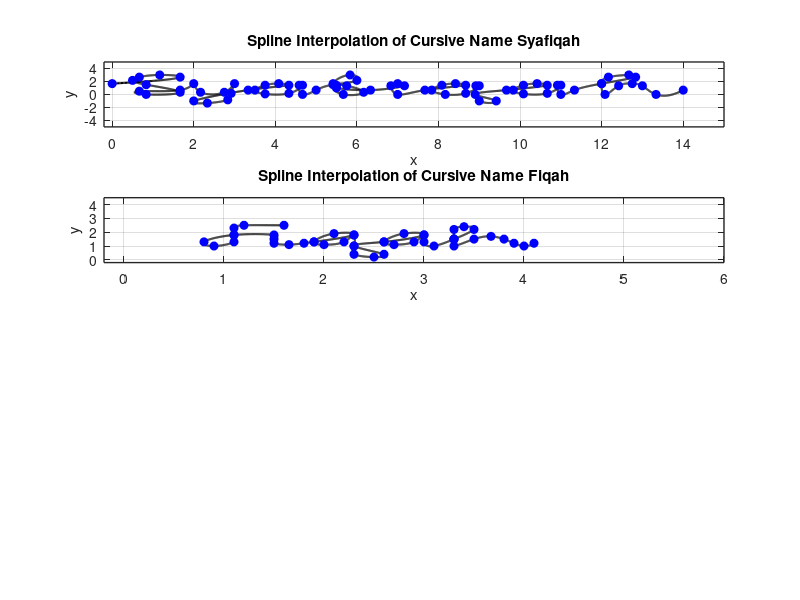

Recreate this plot in MATLAB.
subplot(4,1,1);
x1 = [0 5/3 7/6 2/3 0.5 5/6 5/3 5/6 2/3 5/3 ...
    2 13/6 11/4 3 35/12 17/6 7/3 2 10/3 ...
    13/3 49/12 15/4 7/2 15/4 13/3 14/3 55/12 14/3 5 ...
    65/12 6 35/6 65/12 17/3 37/6 23/4 11/2 11/2 19/3 ...
    43/6 7 41/6 7 23/3 ...
    26/3 101/12 97/12 47/6 49/6 26/3 9 107/12 9 113/12 89/10 29/3 ...
    32/3 125/12 121/12 59/6 121/12 32/3 11 131/12 11 34/3 ...
    12 77/6 38/3 73/6 12 145/12 149/12 51/4 13 40/3 14];
y1 = [5/3 8/3 3 8/3 13/6 1.5 1/3 0 0.5 2/3 ...
    5/3 1/3 1/3 5/3 1/6 -5/6 -4/3 -1 2/3 ...
    17/12 5/3 17/12 2/3 1/12 1/6 17/12 17/12 0 2/3 ...
    1.5 13/6 3 5/3 0 1/3 4/3 7/5 1 2/3 ...
    4/3 5/3 4/3 0 2/3 ...
    17/12 5/3 17/12 2/3 0 1/6 4/3 4/3 -1 -1 0 2/3 ...
    17/12 5/3 17/12 2/3 1/12 1/6 17/12 17/12 0 2/3 ...
    5/3 8/3 3 8/3 5/3 0 4/3 5/3 4/3 0 2/3];

n = length(x1);
t = 0:n-1;
tt = 0:0.01:n-1;

xx = spline(t, x1, tt);
yy = spline(t, y1, tt);

figure(1)
plot(xx, yy, 'k', 'LineWidth',1.5)
hold on
plot(x1, y1, 'bo', 'MarkerFaceColor', 'b')
axis([-0.2 15 -5 5])
grid on
title('Spline Interpolation of Cursive Name Syafiqah')
xlabel('x')
ylabel('y')
set(gca, 'FontSize', 10, 'LineWidth', 1)
grid on


subplot(4,1,2);
x2 = [1.6 1.2 1.1 1.1 1.1 0.9 0.8 1.1 1.5 ...
1.5 1.5 1.65 1.8 1.9 ... 
2.3 2.1 1.9 2.0 2.2 2.3 2.3 2.3 2.5 2.6 2.3 2.6 ...
3.0 2.8 2.6 2.7 2.9 3.0 3.0 3.1 3.3 ...
3.3 3.5 3.4 3.3 3.3 3.3 3.5 3.67 3.8 3.9 4.0 4.1];
y2 = [2.5 2.5 2.3 1.8 1.3 1.0 1.3 1.8 1.8 ...
1.5 1.2 1.1 1.2 1.3 ...
1.8 1.9 1.3 1.1 1.3 1.8 1.0 0.4 0.2 0.4 1.0 1.3 ...
1.8 1.9 1.3 1.1 1.3 1.8 1.3 1.0 1.5 ...
1.5 2.2 2.4 2.2 1.5 1.0 1.5 1.7 1.5 1.2 1.0 1.2];
n = length(x2);
t = 0:n-1; 
tt = 0:0.01:n-1; 

xx = spline(t, x2, tt);
yy = spline(t, y2, tt);

figure(1)
plot(xx, yy, 'k', 'LineWidth', 1.5) 
hold on
plot(x2, y2, 'bo', 'MarkerFaceColor', 'b') 
axis([-0.2 6 -0.2 4.5])
grid on
title('Spline Interpolation of Cursive Name Fiqah')
xlabel('x')
ylabel('y')
set(gca, 'FontSize', 10, 'LineWidth', 1)
grid on

